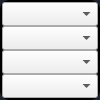
                              <widget class="QFrame" name="frame_pms_display_select">
                               <property name="maximumSize">
                                <size>
                                 <width>100</width>
                                 <height>16777215</height>
                                </size>
                               </property>
                               <property name="styleSheet">
                                <string notr="true">QFrame{
border: 2px solid black;
border-radius: 10px;
background-color: rgb(29,34, 44);
}</string>
                               </property>
                               <property name="frameShape">
                                <enum>QFrame::StyledPanel</enum>
                               </property>
                               <property name="frameShadow">
                                <enum>QFrame::Raised</enum>
                               </property>
                               <layout class="QVBoxLayout" name="verticalLayout_18">
                                <property name="spacing">
                                 <number>0</number>
                                </property>
                                <property name="leftMargin">
                                 <number>0</number>
                                </property>
                                <property name="topMargin">
                                 <number>0</number>
                                </property>
                                <property name="rightMargin">
                                 <number>0</number>
                                </property>
                                <property name="bottomMargin">
                                 <number>0</number>
                                </property>
                                <item>
                                 <widget class="QComboBox" name="cbx_pms_display_a">
                                  <property name="maximumSize">
                                   <size>
                                    <width>16777215</width>
                                    <height>54</height>
                                   </size>
                                  </property>
                                 </widget>
                                </item>
                                <item>
                                 <widget class="QComboBox" name="cbx_pms_display_b">
                                  <property name="maximumSize">
                                   <size>
                                    <width>16777215</width>
                                    <height>54</height>
                                   </size>
                                  </property>
                                 </widget>
                                </item>
                                <item>
                                 <widget class="QComboBox" name="cbx_pms_display_c">
                                  <property name="maximumSize">
                                   <size>
                                    <width>16777215</width>
                                    <height>54</height>
                                   </size>
                                  </property>
                                 </widget>
                                </item>
                                <item>
                                 <widget class="QComboBox" name="cbx_pms_display_d">
                                  <property name="maximumSize">
                                   <size>
                                    <width>16777215</width>
                                    <height>54</height>
                                   </size>
                                  </property>
                                 </widget>
                                </item>
                               </layout>
                              </widget>
